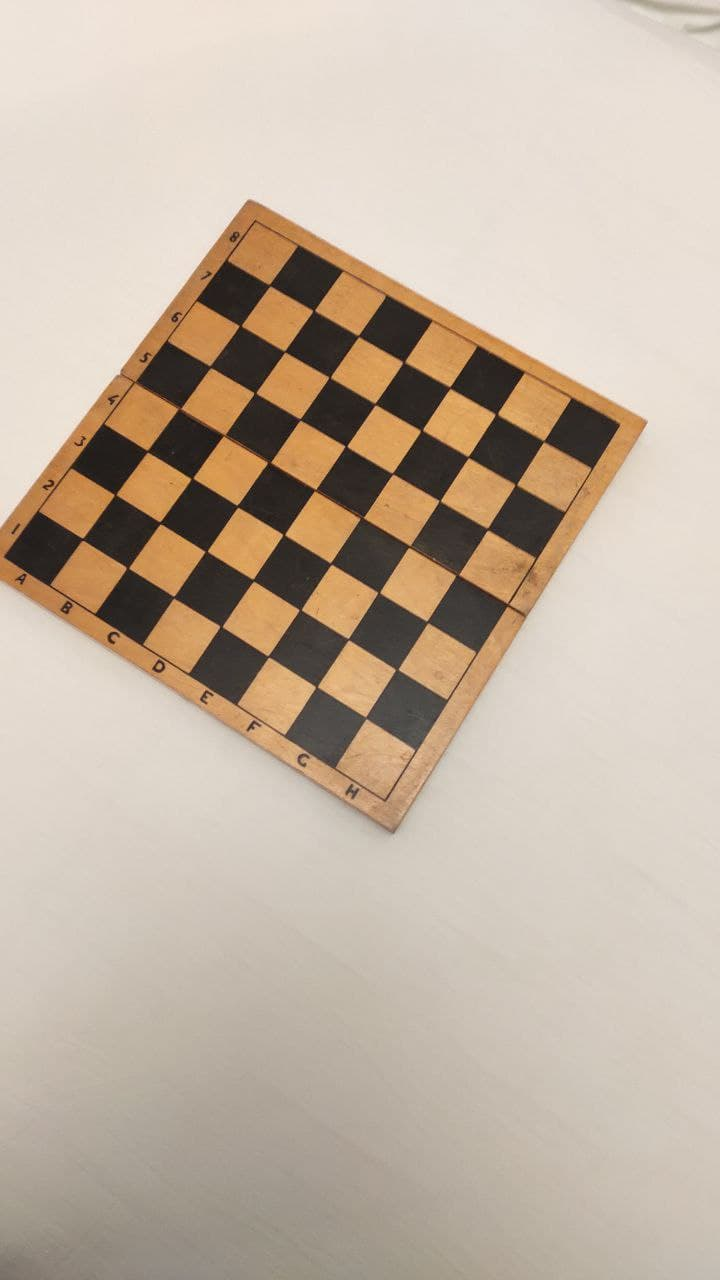
#> input picture images/board/photo_2021-05-10_23-58-50.jpg, 720 x 1280 px; its folder holds only this picture in this run
$ python camera.py
#> lines starting #> are read from the running program, lines starting #| are printed output that depends on the picture; after the words box and inside, x2 and y2 are one past the last pixel; in counts of white or black regions, pixels touching at a corner belong together
# Import required modules
import cv2
import numpy as np
import os
import glob

# Define the dimensions of checkerboard
CHECKERBOARD = (6, 5)

# stop the iteration when specified
# accuracy, epsilon, is reached or
# specified number of iterations are completed.
criteria = (cv2.TERM_CRITERIA_EPS +
            cv2.TERM_CRITERIA_MAX_ITER, 30, 0.001)

# Vector for 3D points
threedpoints = []

# Vector for 2D points
twodpoints = []

# 3D points real world coordinates
objectp3d = np.zeros((1, CHECKERBOARD[0]
                      * CHECKERBOARD[1],
                      3), np.float32)
objectp3d[0, :, :2] = np.mgrid[0:CHECKERBOARD[0],
                      0:CHECKERBOARD[1]].T.reshape(-1, 2)
prev_img_shape = None

# Extracting path of individual image stored
# in a given directory. Since no path is
# specified, it will take current directory
# jpg files alone
images = glob.glob('images/board/*.jpg')

for filename in images:
    print(filename)
    image = cv2.imread(filename)
#> image is the input picture: shape (1280, 720, 3); mean B, G, R 162.6, 179.1, 194.7
    grayColor = cv2.cvtColor(image, cv2.COLOR_BGR2GRAY)
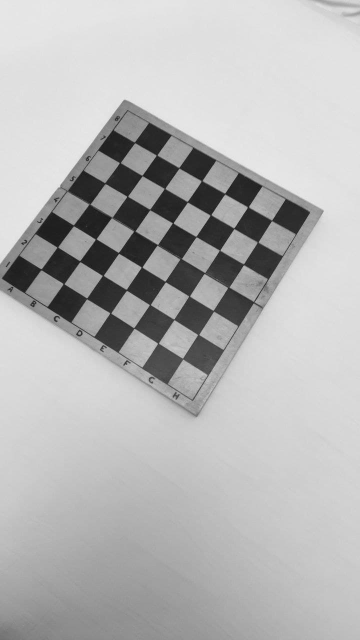
#> grayColor: shape (1280, 720) (shown at 1/2 size); min 11, max 243, mean 182

    # Find the chess board corners
    # If desired number of corners are
    # found in the image then ret = true
    ret, corners = cv2.findChessboardCorners(grayColor, CHECKERBOARD, None)
#> ret = True; corners = 30 rows, first 8: [173.7, 595.7], [207.9, 551.2], [237.3, 506.6], [267.1, 463.5], [299.7, 418.4], [330.8, 376.4], [221, 626.5], [253, 580]

    # If desired number of corners can be detected then,
    # refine the pixel coordinates and display
    # them on the images of checker board
    if ret:
        threedpoints.append(objectp3d)

    # Refining pixel coordinates
    # for given 2d points.
        corners2 = cv2.cornerSubPix(
            grayColor, corners, (11, 11), (-1, -1), criteria)
#> corners2 = 30 rows, first 8: [173.7, 597.3], [206.1, 551.4], [237.4, 506.3], [269.1, 462.4], [300, 419.5], [329.6, 377.3], [221.1, 626.4], [253.2, 580.2]

        twodpoints.append(corners2)

        # Draw and display the corners
        image = cv2.drawChessboardCorners(image,
                                          CHECKERBOARD,
                                          corners2, ret)
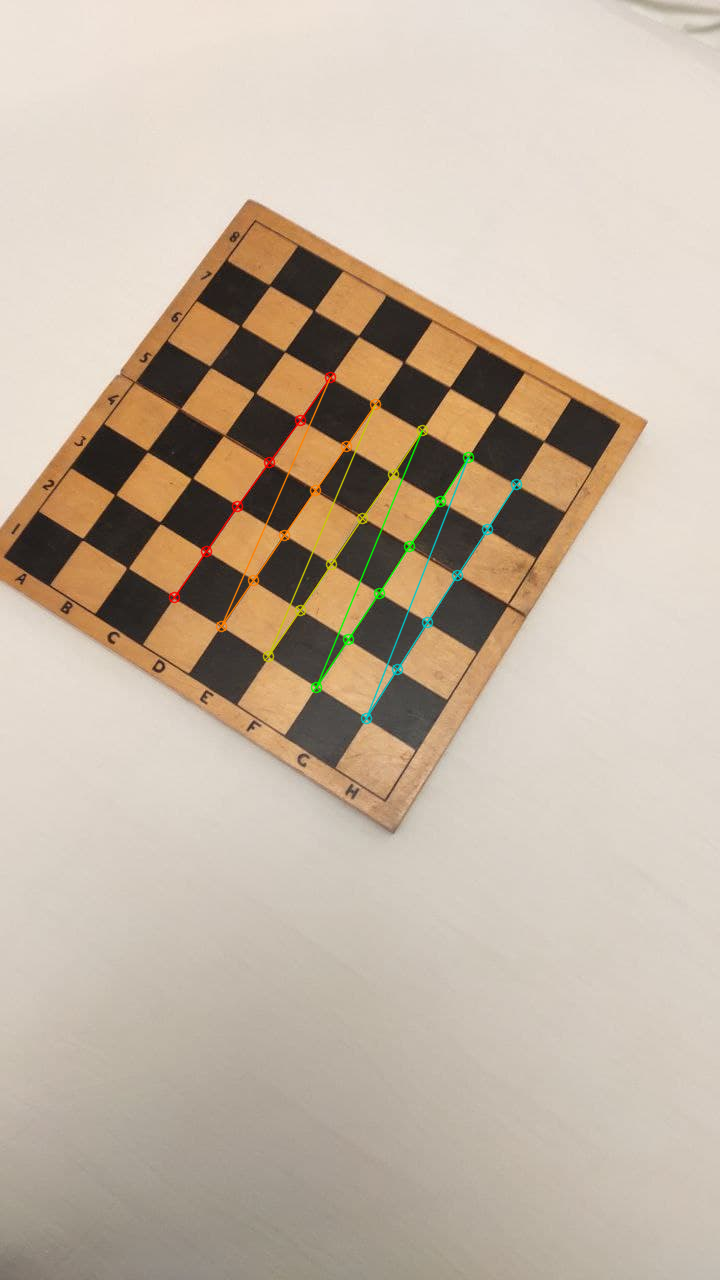
#> image: shape (1280, 720, 3); 0.98% of pixels changed, all inside (x1, y1, x2, y2) = (168, 371, 523, 725)

        cv2.imshow('img', image)
        cv2.waitKey(0)

cv2.destroyAllWindows()

h, w = image.shape[:2]

# Perform camera calibration by
# passing the value of above found out 3D points (threedpoints)
# and its corresponding pixel coordinates of the
# detected corners (twodpoints)
ret, matrix, distortion, r_vecs, t_vecs = cv2.calibrateCamera(
    threedpoints, twodpoints, grayColor.shape[::-1], None, None)
#> ret = 0.327; matrix = [[1519.7, 0, 402.7], [0, 1614.7, 819.3], [0, 0, 1]]; distortion = [[0.491, -11.96, -0.0319, -0.00152, 68.92]]; r_vecs = ([-0.328, -0.169, -0.997],); t_vecs = ([-4.02, -3.64, 27.07],)

# Displayig required output
print(" Camera matrix:")
print(matrix)
#| [[1.51969044e+03 0.00000000e+00 4.02692541e+02]
#|  [0.00000000e+00 1.61466298e+03 8.19313638e+02]
#|  [0.00000000e+00 0.00000000e+00 1.00000000e+00]]
# [9 lines of commented-out code are left out]

$ run again, on images/board/photo_2021-05-11_00-17-32.jpg
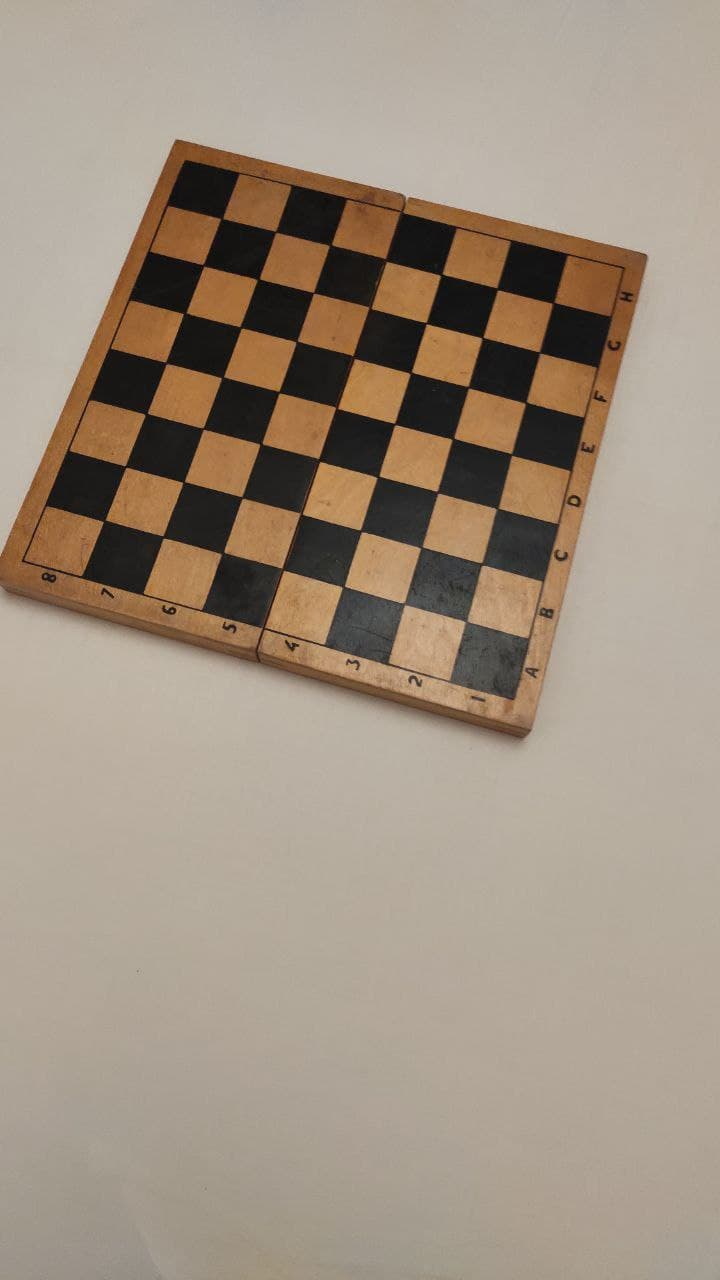
#> input picture images/board/photo_2021-05-11_00-17-32.jpg, 720 x 1280 px
#> image is the input picture: shape (1280, 720, 3); mean B, G, R 128.5, 144.7, 159.5
#> `grayColor = cv2.cvtColor(image, cv2.COLOR_BGR2GRAY)`:
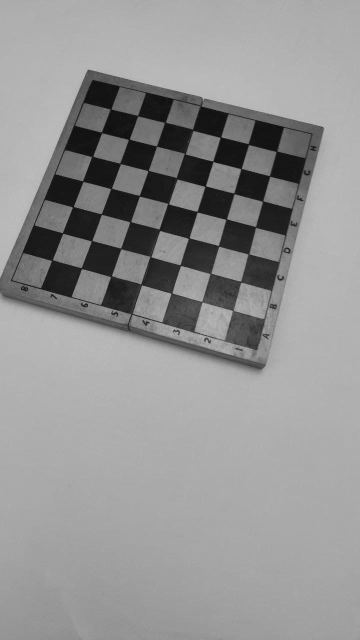
#> grayColor: shape (1280, 720) (shown at 1/2 size); min 0, max 205, mean 147.4
#> `ret, corners = cv2.findChessboardCorners(grayColor, CHECKERBOARD, None)`: ret = True; corners = 30 rows, first 8: [164.1, 537.5], [183.3, 482.5], [203.1, 428.6], [221.2, 377.7], [240.8, 328.6], [258.9, 278.5], [224.3, 552.1], [242.5, 498.5]
#> corners2 = 30 rows, first 8: [163.1, 537], [183.6, 482], [203.2, 428.6], [222.5, 377.4], [240.6, 327.4], [258.2, 279.2], [222.7, 553.1], [242.1, 497.5]
#> `image = cv2.drawChessboardCorners(image, CHECKERBOARD, corners2, ret)`:
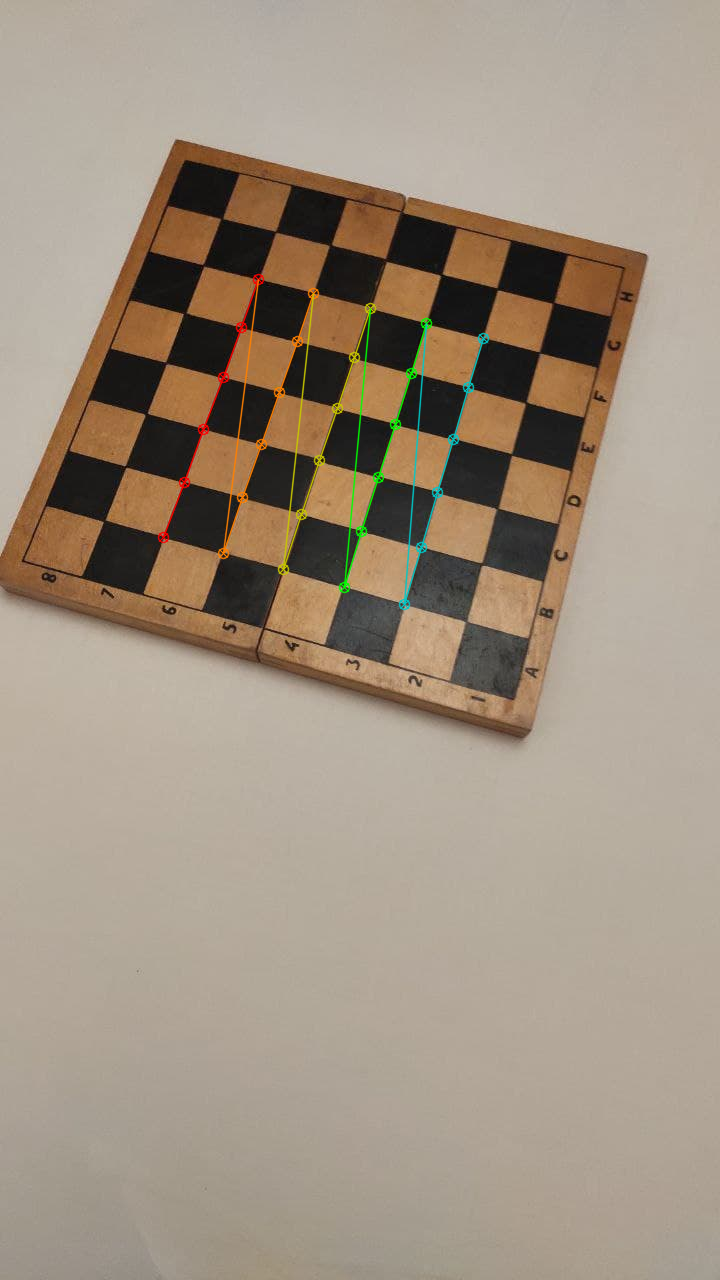
#> image: shape (1280, 720, 3); 1.06% of pixels changed, all inside (x1, y1, x2, y2) = (157, 273, 490, 611)
#> `ret, matrix, distortion, r_vecs, t_vecs = cv2.calibrateCamera( threedp..`: ret = 0.425; matrix = [[1599.4, 0, 313.2], [0, 1669.1, 723.6], [0, 0, 1]]; distortion = [[-0.486, 6.52, -0.00674, -0.019, -44.02]]; r_vecs = ([-0.338, -0.211, -1.26],); t_vecs = ([-2.39, -2.86, 25.51],)
#| [[1.59940241e+03 0.00000000e+00 3.13179070e+02]
#|  [0.00000000e+00 1.66907995e+03 7.23576430e+02]
#|  [0.00000000e+00 0.00000000e+00 1.00000000e+00]]

$ run again, on images/board/photo_2021-05-11_00-17-37.jpg
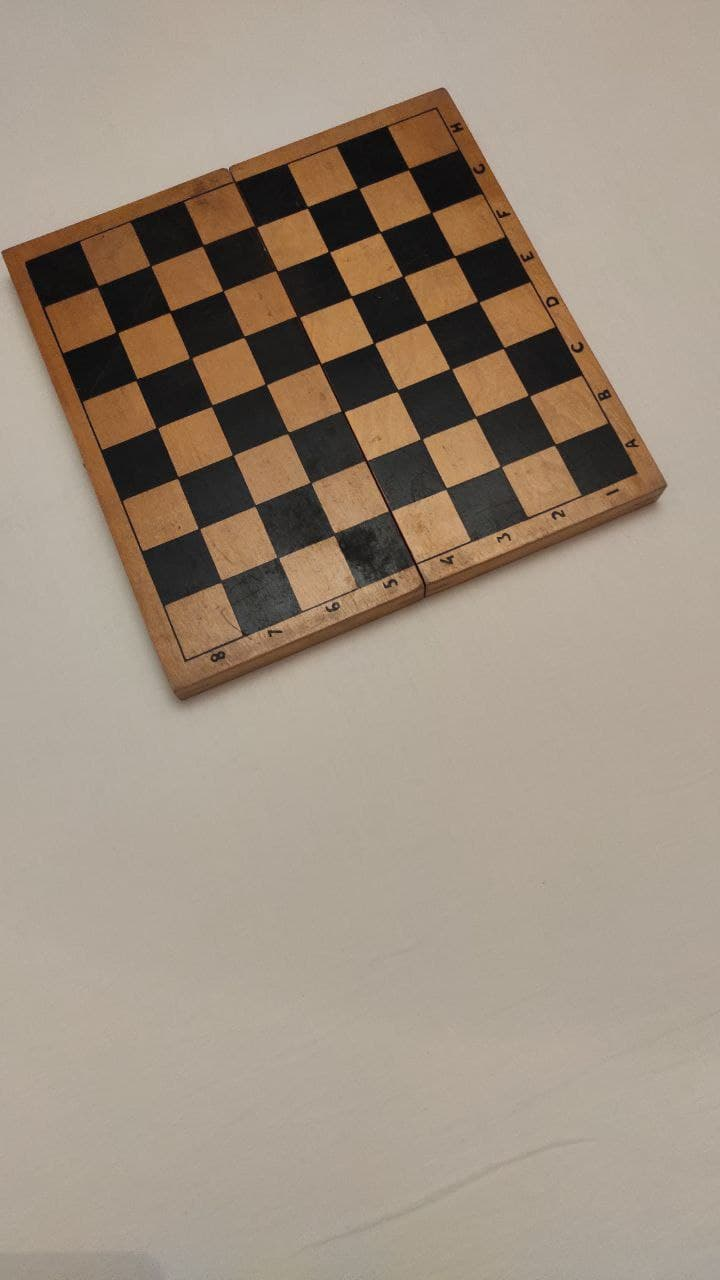
#> input picture images/board/photo_2021-05-11_00-17-37.jpg, 720 x 1280 px
#> image is the input picture: shape (1280, 720, 3); mean B, G, R 127.7, 143.3, 157.9
#> `grayColor = cv2.cvtColor(image, cv2.COLOR_BGR2GRAY)`:
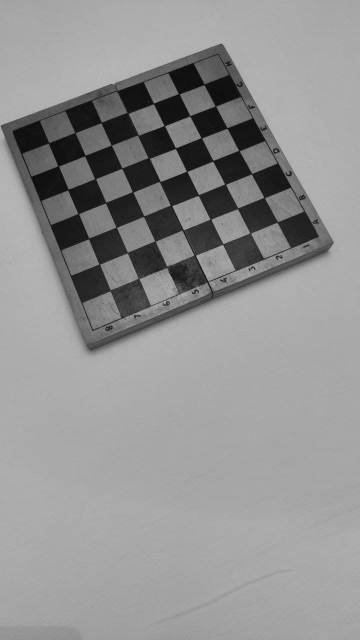
#> grayColor: shape (1280, 720) (shown at 1/2 size); min 0, max 203, mean 146
#> `ret, corners = cv2.findChessboardCorners(grayColor, CHECKERBOARD, None)`: ret = True; corners = 30 rows, first 8: [279.1, 558.2], [255.4, 505], [232.9, 455.2], [211.3, 406.5], [189.3, 357.6], [170, 311.5], [334, 534], [310.5, 482.5]
#> corners2 = 30 rows, first 8: [277.6, 557.4], [255.1, 505.5], [232.9, 454.9], [211.7, 405.7], [190.5, 357.9], [170.2, 311.5], [334.5, 533.7], [310.5, 482.6]
#> `image = cv2.drawChessboardCorners(image, CHECKERBOARD, corners2, ret)`:
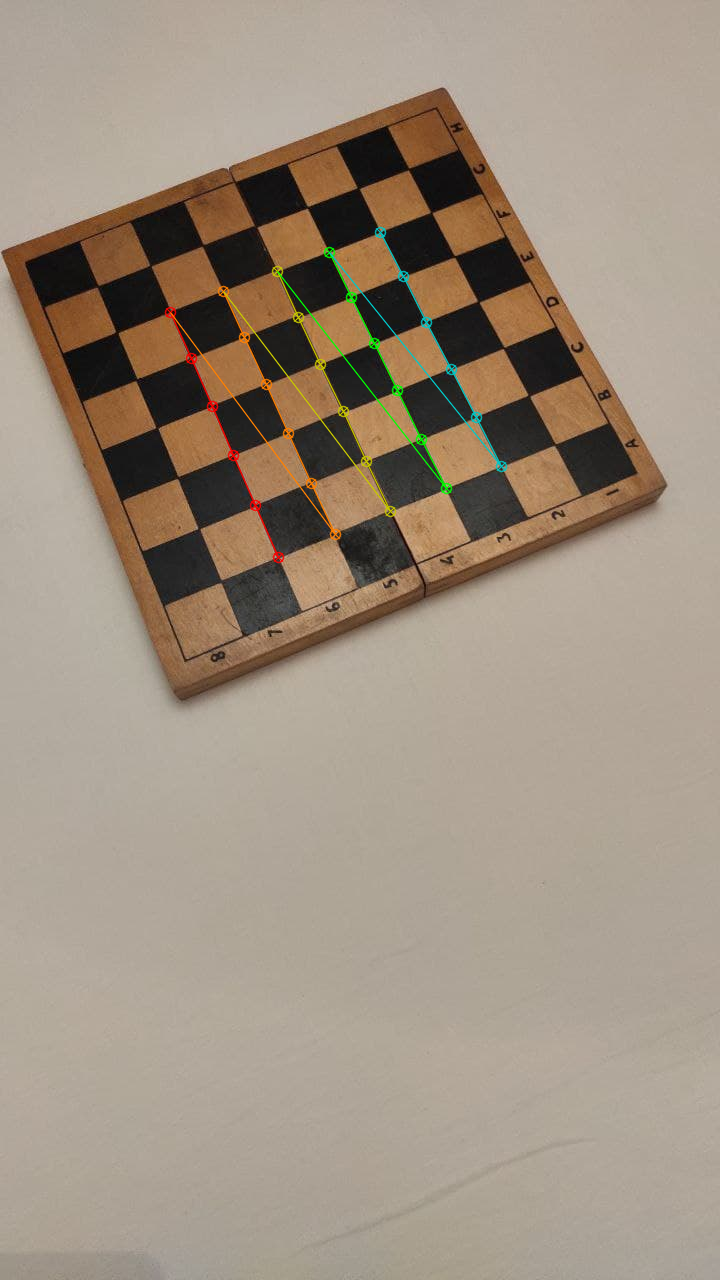
#> image: shape (1280, 720, 3); 0.96% of pixels changed, all inside (x1, y1, x2, y2) = (164, 226, 508, 564)
#> `ret, matrix, distortion, r_vecs, t_vecs = cv2.calibrateCamera( threedp..`: ret = 0.379; matrix = [[3069.5, 0, 400.4], [0, 5058.9, 756.1], [0, 0, 1]]; distortion = [[-3.91, 475.1, -0.0101, 0.00716, -18034.6]]; r_vecs = ([-0.592, -0.913, -1.82],); t_vecs = ([-1.99, -1.95, 49.31],)
#| [[3.06950407e+03 0.00000000e+00 4.00413866e+02]
#|  [0.00000000e+00 5.05891351e+03 7.56079777e+02]
#|  [0.00000000e+00 0.00000000e+00 1.00000000e+00]]
